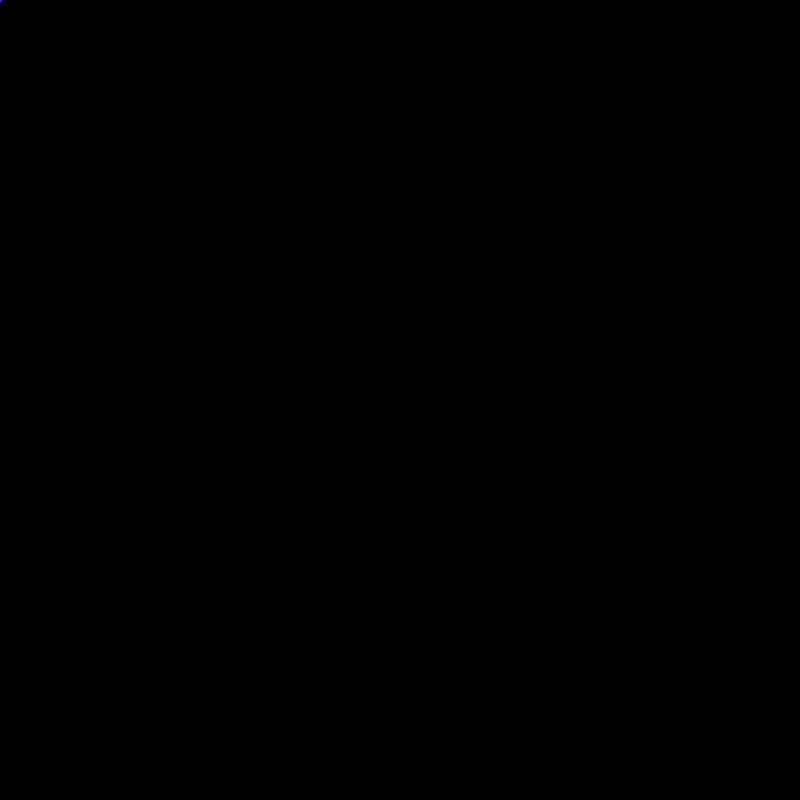
Frame 1 (no input)
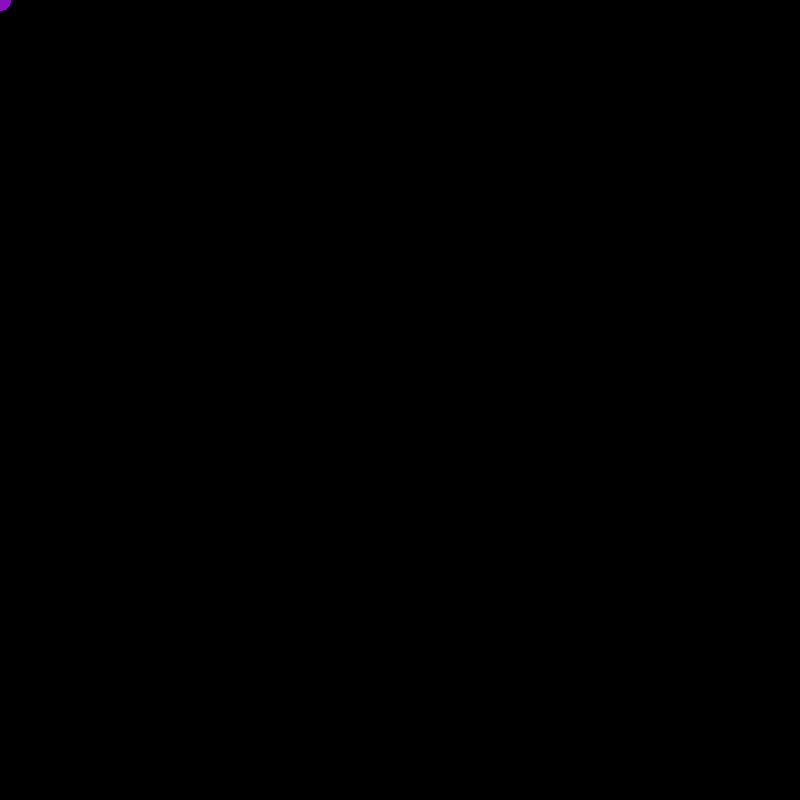
Frame 60 (the mouse pressed at the canvas centre just before this capture)
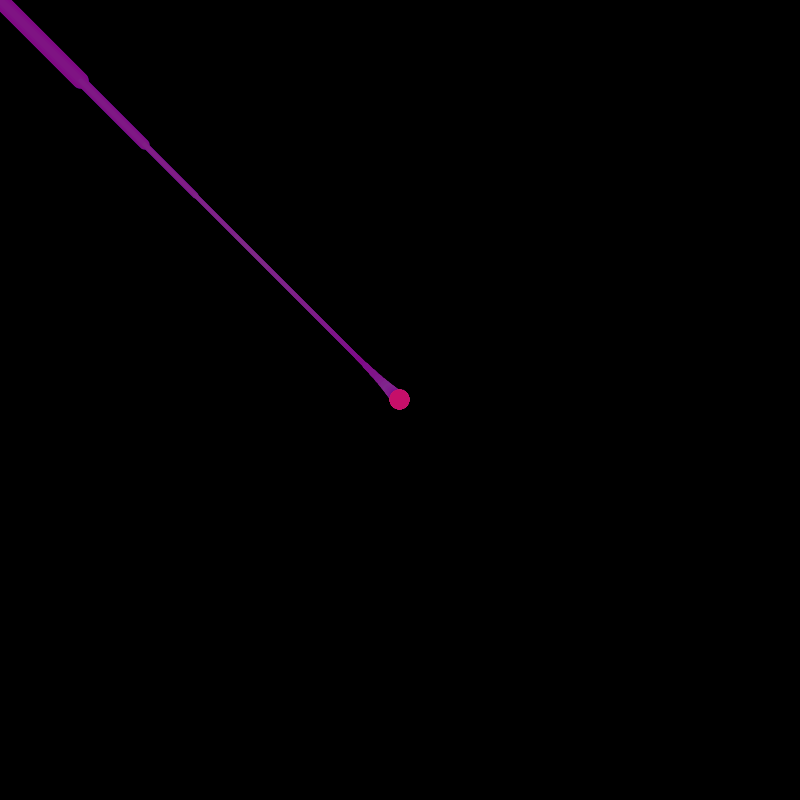
Frame 120 (the mouse held since frame 60 and released just before this capture)

The Processing sketch that drew these frames (run headless with seeded random() and noise(); from frame 60 on, the mouse is pressed at the canvas centre):

// Processing sketch: Stroke_Pen
// ── Stroke_Pen.pde
int cp = 5;
int r = 80;
int g = 10;
int b = 220;
float rinc = 1;
float ginc = 5;
float binc = 1.5;
float easing = 0.2;
float diamEase = 0.1;
float diam;
float distance;
float x, y, d;

PVector easeLoc;
PVector mLoc;
PVector pLocLoc;
PVector bPoints[];
color pencil = color(180, 20, 100);


void setup() {
  size(800,800);
  background(0);
  smooth();
   bPoints = new PVector[cp];  
    for(int i = 0; i < cp; i ++){
      bPoints[i] = new PVector(0, 0);
    }
}

void draw() {
  cursor(CROSS);
  
  mLoc = new PVector(mouseX, mouseY);
  easeMovements(mLoc.x, mLoc.y);
  distance = easeLoc.dist(bPoints[1]);
  arrayIterate(easeLoc);
  mainDraw();
  
  fill(0, 1);
  noStroke();
  rect(0, 0, width, height);
}


void mainDraw() {
  
  pencil = color(r, g, b);
    stroke(pencil, 255);
    diam = easeDiam(map(distance, 0, 50, 20, 4));
    //diam = map(distance, 0, 60, 30, 4);
    
    if(diam < 4){
      diam = 4;
    }
    strokeWeight(diam);  //brush size
      r += rinc;
      g += ginc;
      b += binc;
      
      if(r >= 255 || r <= 40){
        rinc *= -1;
      }
      if(g >= 40 || g <= 10){
        ginc *= -1;
      }
      if(b >= 180 || b <= 90){
        binc *= -1;
      }
      
    lineShape();
}

void lineShape(){
  beginShape();  
    curveVertex(bPoints[0].x, bPoints[0].y); //1st point is also control point
    curveVertex(bPoints[0].x, bPoints[0].y); 
    curveVertex(bPoints[1].x, bPoints[1].y);
    curveVertex(bPoints[2].x, bPoints[2].y);
    curveVertex(bPoints[3].x, bPoints[3].y);
    curveVertex(bPoints[3].x, bPoints[3].y); // the last point is also 2nd control point
  endShape();
}

void arrayIterate(PVector _mouseLoc){
    bPoints[4].set(bPoints[3]);
    bPoints[3].set(bPoints[2]);
    bPoints[2].set(bPoints[1]);
    bPoints[1].set(bPoints[0]);
    bPoints[0].set(_mouseLoc);
}      

void easeMovements(float targetX, float targetY){
      //pLoc.set(easeLoc);
      float dx = targetX - x;
      if(abs(dx) > .02){
        x += dx * easing;
      }
      float dy = targetY - y;
      if(abs(dy) > .02){
        y += dy * easing;
      }
      easeLoc = new PVector(x, y);
      //return easeLoc;
  }
  
  
  float easeDiam(float targetX){
      float dx = targetX - d;
      if(abs(dx) > .02){
        d += dx * diamEase;
      }
      return d;
}

void keyPressed() {
  switch(key) {
    case ' ' :
    background(0);
      break;
  }
}
